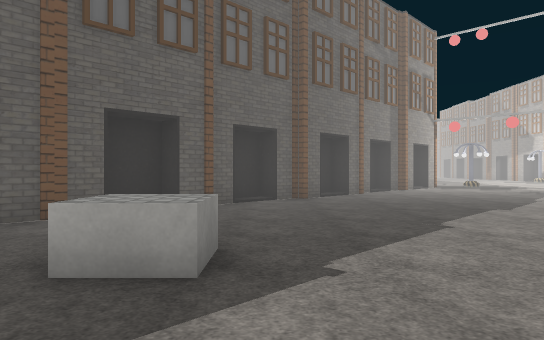
View 1 (above)

19 first-person views from a walk through a 3-D level made in the Unity game engine. The camera is 1.3 m above the floor, looks level and sees 70° across. The floor is counted in squares, 1.8 m on a side. Each view is taken from the middle of a square. On the plan, view 1 faces up. The plan holds only what a view shows up to about 12 squares ahead; the rest is blank. The place goes on beyond the plan. The player is left out. Some surface patterns are stand-ins.

View 2
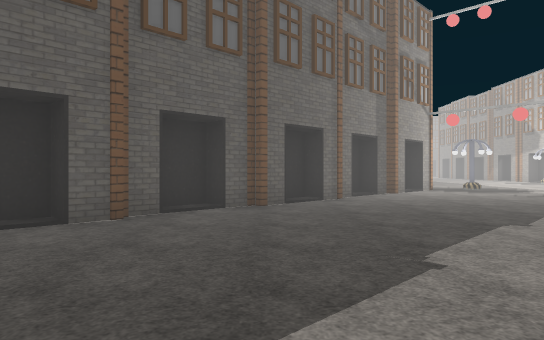

View 3
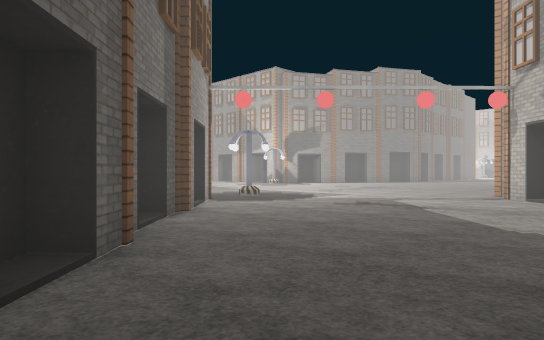

View 4
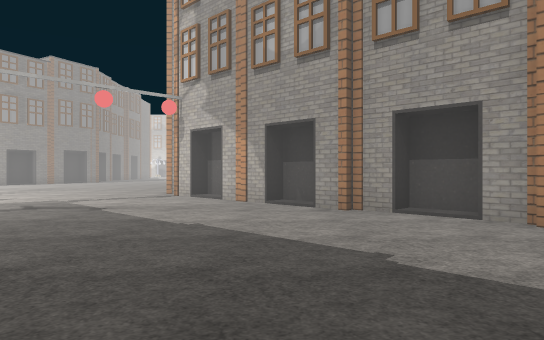

View 5
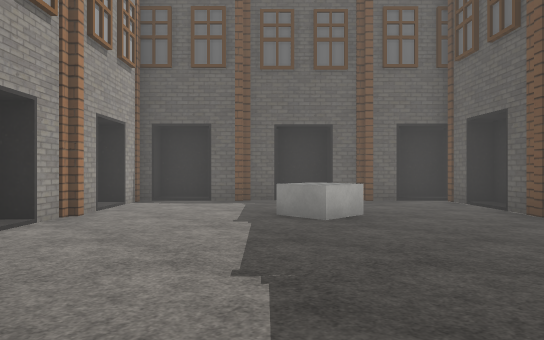

View 6
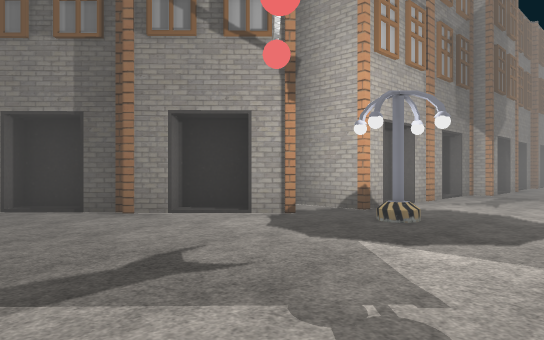

View 7
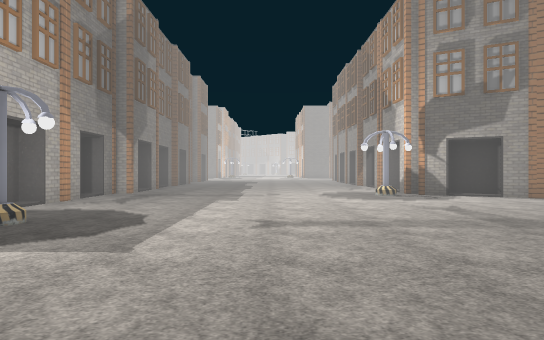

View 8
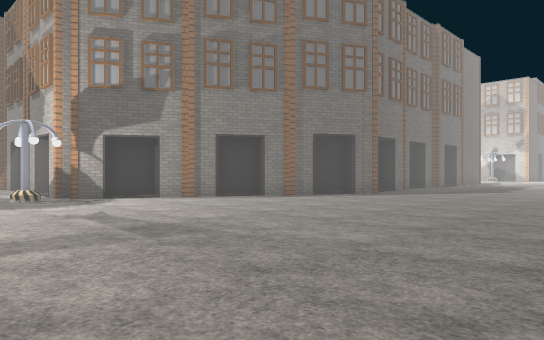

View 9
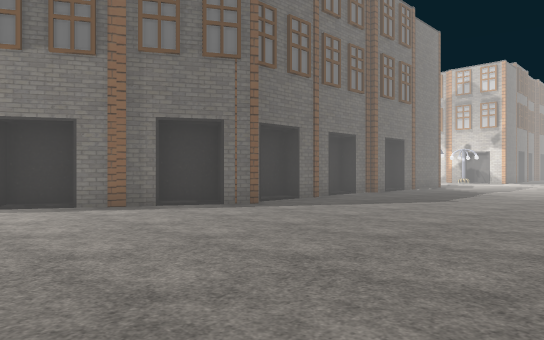

View 10
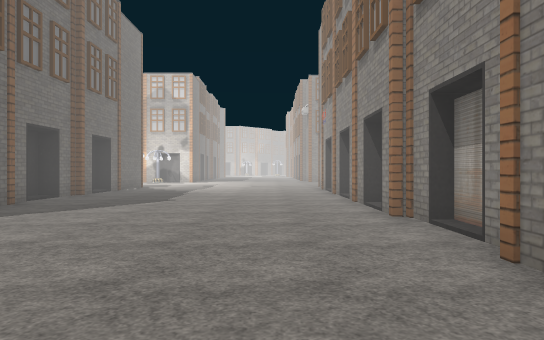

View 11
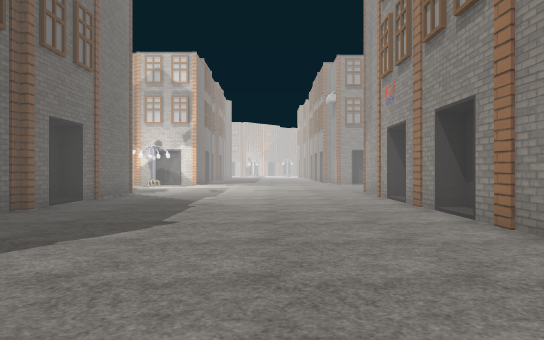

View 12
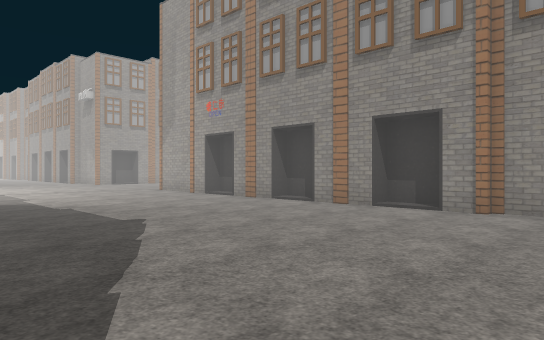

View 13
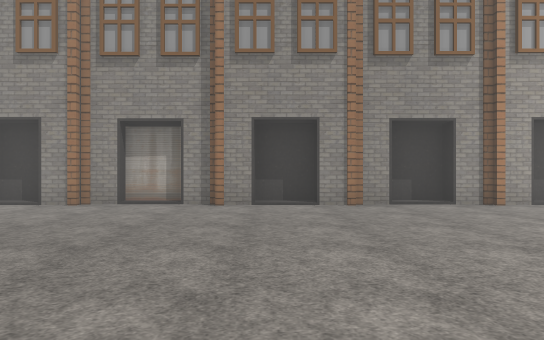

View 14
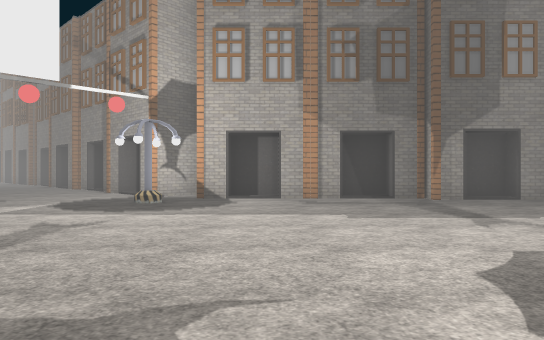

View 15
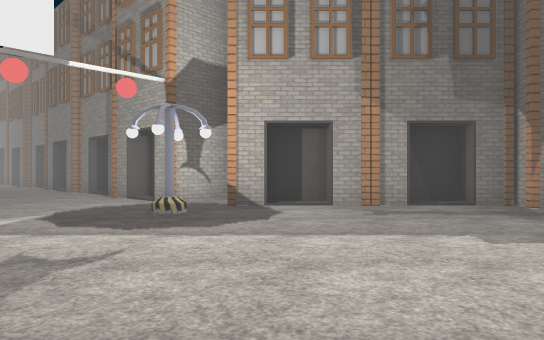

View 16
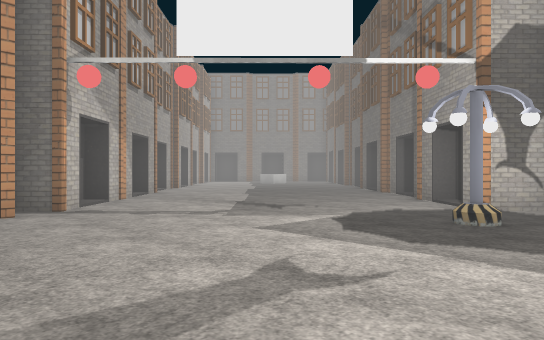

View 17
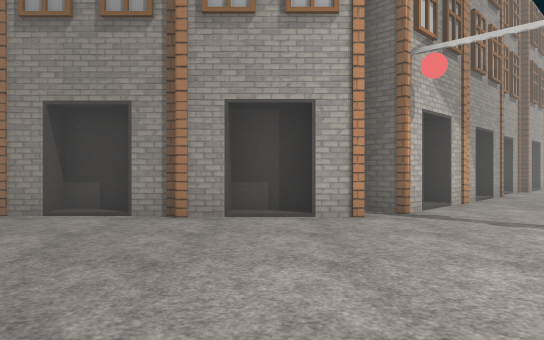

View 18
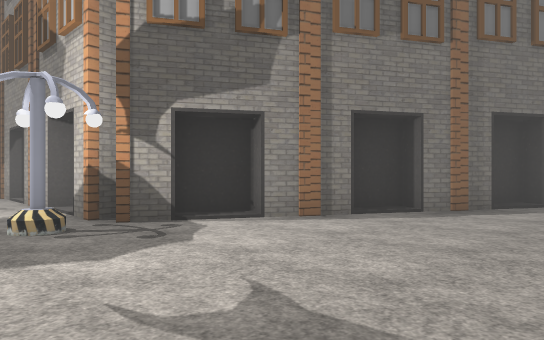

View 19
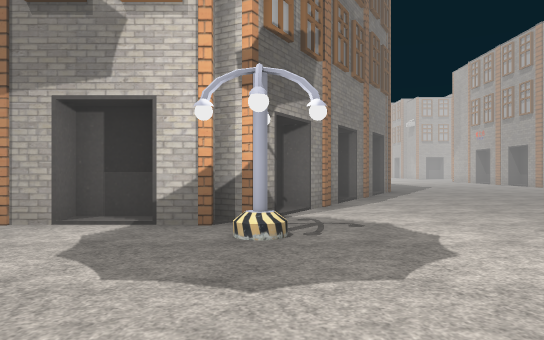

### Floor plan
Key: @ floor where view 1 was taken; # wall or solid block; . floor; H house; O other object.
Columns run from 6 left of view 1 to 35 right of it. Each row starts with its distance up from view 1.
 24              H...  ....#
 23              #.........##
 22              H.......#.H##
 21              H...........####
 20              #.............H###
 19              H..............HH#H#HH#H#  H
 18              H................H..........
 17            ###...........................
 16            #H.#...........................
 15            #..............................
 14        H #H#..............................
 13        H #...............................
 12        ###...............................
 11     HH##H..........H.H#.HH.#..#.H#.H#.H##
 10      ##H..........H#####################H
  9      #..........####
  8    ###..........H
  7    #H.........###
  6    H..........H
  5  #...........##
  4 HH......... H
  3 #....O....
  2 ### ......H
  1   # .....#
  0    #H.@.H
 -1    ##.##
 -2     ###

Positions as (right, up) in squares from view 1, and headings:
1: (0, 0), facing up
2: (1, 2), facing up
3: (1, 8), facing up-right
4: (1, 8), facing right
5: (4, 7), facing down-left
6: (11, 11), facing up-left
7: (12, 11), facing up
8: (13, 12), facing up-right
9: (18, 12), facing up-right
10: (18, 13), facing right
11: (22, 14), facing right
12: (22, 18), facing down-right
13: (20, 19), facing down
14: (17, 19), facing left
15: (15, 18), facing left
16: (14, 18), facing down-left
17: (14, 17), facing down
18: (14, 17), facing up-right
19: (11, 22), facing right
